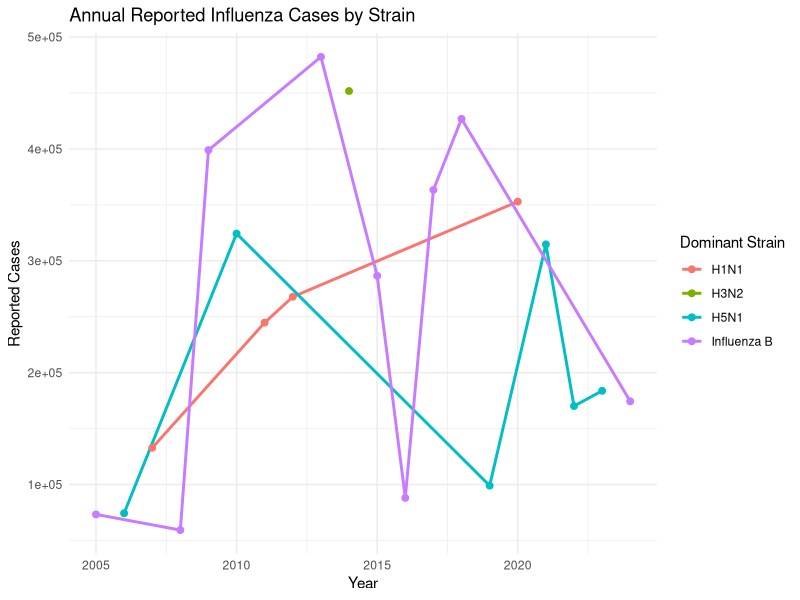

Reproduce this figure in R.

library(ggplot2)
library(readr)

flu_data <- read_csv('Assignments/Assignment_4/Simulated_Influenza_Data.csv')
flu_data

ggplot(flu_data, aes(x = Year, y = Reported_Cases, color = Dominant_Strain)) +
  geom_line(size = 1) +
  geom_point(size = 2) +
  labs(title = "Annual Reported Influenza Cases by Strain",
       x = "Year",
       y = "Reported Cases",
       color = "Dominant Strain") +
  theme_minimal()
